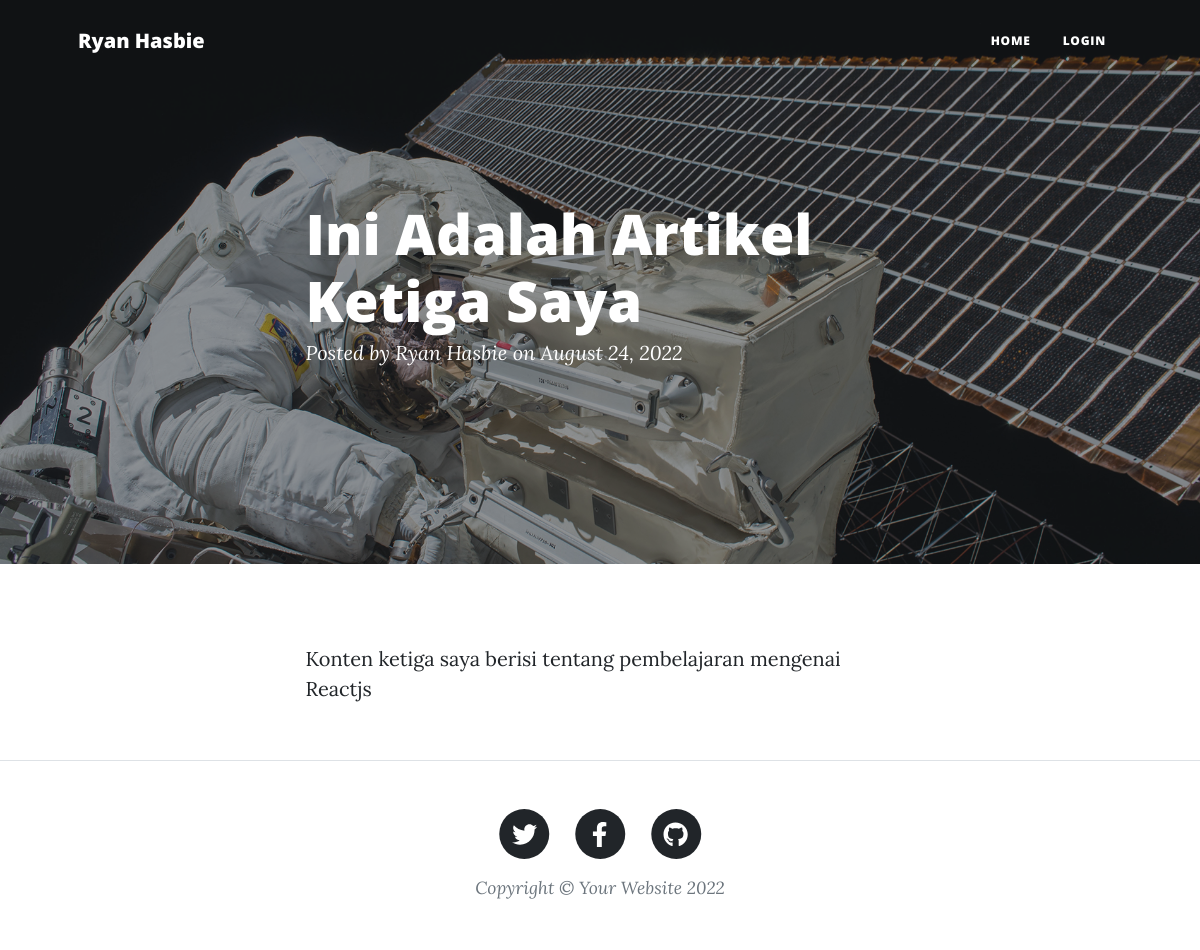
/index.php/blog/detail/artikel-ketiga-saya, run on the app's committed database.
### tables this page shows
CREATE TABLE `blog` (
  `id` int(11) NOT NULL,
  `judul` varchar(250) NOT NULL,
  `konten` text NOT NULL,
  `url` varchar(255) NOT NULL,
  `gambar` varchar(255) NOT NULL,
  `tanggal` timestamp NOT NULL DEFAULT current_timestamp() ON UPDATE current_timestamp()
);

### application/controllers/Blog.php (called while the page is built, shortened)
<?php
class Blog extends CI_Controller {
    public function __construct ()
    {
        $this->load->model('Blog_model');
        $this->load->library('session');
    }
    public function detail ($url)
    {
        $query = $this->Blog_model->getSingleArtikel('url',$url);
        $data["blog"] = $query->row_array();
        $this->load->view('detail', $data);
    }
}

### index.php (called while the page is built, shortened)
<?php
require_once BASEPATH.'core/CodeIgniter.php';

### application/models/Blog_model.php (called while the page is built, shortened)
<?php
class Blog_model extends CI_Model {
    public function getSingleArtikel ($field, $value) {
        $this->db->where($field, $value);
        return $this->db->get("blog");
    }
}

### application/views/detail.php (the view, shortened to what this page needs)
<?php
    if (empty($blog['gambar'])) {
        $gambar = base_url().'assets/assets/img/post-bg.jpg';
    } else {
        $gambar = base_url().'uploads/' . $blog['gambar'];
    }
?>
<header class="masthead" style="background-image: url('<?php echo $gambar;?>')">
            <div class="container position-relative px-4 px-lg-5">
                <div class="row gx-4 gx-lg-5 justify-content-center">
                    <div class="col-md-10 col-lg-8 col-xl-7">
                        <div class="post-heading">
                            <h1><?php echo $blog['judul']; ?></h1>
                            <span class="meta">
                                Posted by
                                <a href="#!">Ryan Hasbie</a>
                                on August 24, 2022
                            </span>
                        </div>
                    </div>
                </div>
            </div>
        </header>
        <article class="mb-4">
            <div class="container px-4 px-lg-5">
                <div class="row gx-4 gx-lg-5 justify-content-center">
                    <div class="col-md-10 col-lg-8 col-xl-7">
                        <p><?php echo $blog["konten"]; ?></p>
                    </div>
                </div>
            </div>
        </article>

### data on the page
blog: judul "Ini Adalah Artikel Ketiga Saya", konten "Konten ketiga saya berisi tentang pembelajaran mengenai Reactjs"
